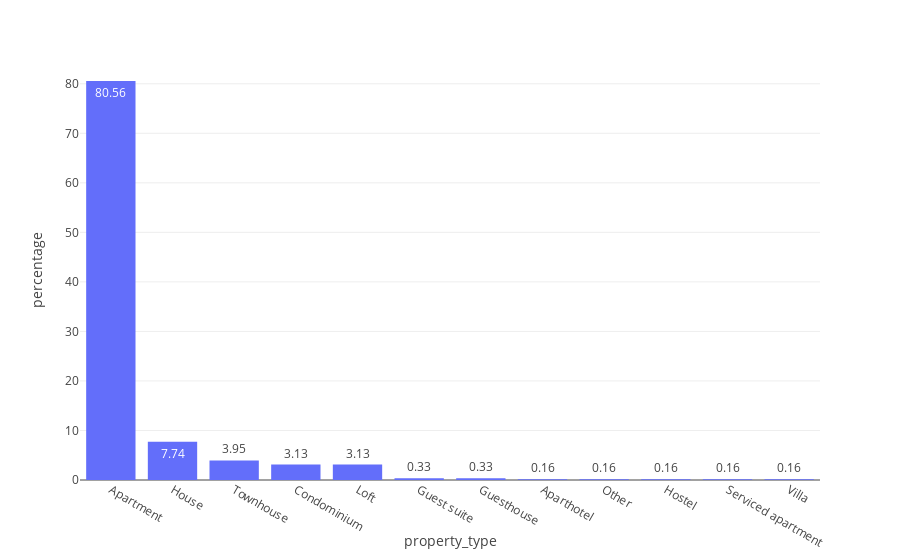

Notebook code cell kept with this figure:
### Code cell
country = 'United States'
market = 'New York'

add_data = pd.read_csv('address.csv')
add_df = pd.DataFrame(add_data)

result = add_df[(add_df['country']==country)&
                       (add_df['market']==market)]
merged_df = pd.merge(df,result, on = '_id', how = 'inner')
total_property_market = merged_df['property_type'].value_counts().to_frame().reset_index()
per_sum = total_property_market['count'].sum()
for i in range(total_property_market.shape[0]):
    total_property_market.loc[i,'percentage'] = round((total_property_market.loc[i,'count']/per_sum)*100,2)

color_sequence = px.colors.qualitative.Plotly
fig = px.bar(data_frame = total_property_market,
            x = 'property_type',
            y = 'percentage',
            hover_data = 'count',
            text = 'percentage',
            color_discrete_sequence=color_sequence
            )
fig

### Figure 1 — Plotly figure (JSON) as saved in the notebook; plotly's stock layout.template omitted (floating-point values rounded to 4 significant figures)
{"data": [{"alignmentgroup": "True", "customdata": [[489], [47], [24], [19], [19], [2], [2], [1], [1], [1], [1], [1]], "hovertemplate": "property_type=%{x}<br>percentage=%{text}<br>count=%{customdata[0]}<extra></extra>", "legendgroup": "", "marker": {"color": "#636EFA", "pattern": {"shape": ""}}, "name": "", "offsetgroup": "", "orientation": "v", "showlegend": false, "text": [80.56, 7.74, 3.95, 3.13, 3.13, 0.33, 0.33, 0.16, 0.16, 0.16, 0.16, 0.16], "textposition": "auto", "type": "bar", "x": ["Apartment", "House", "Townhouse", "Condominium", "Loft", "Guest suite", "Guesthouse", "Aparthotel", "Other", "Hostel", "Serviced apartment", "Villa"], "xaxis": "x", "y": [80.56, 7.74, 3.95, 3.13, 3.13, 0.33, 0.33, 0.16, 0.16, 0.16, 0.16, 0.16], "yaxis": "y"}], "layout": {"barmode": "relative", "legend": {"tracegroupgap": 0}, "margin": {"t": 60}, "xaxis": {"anchor": "y", "domain": [0, 1], "title": {"text": "property_type"}}, "yaxis": {"anchor": "x", "domain": [0, 1], "title": {"text": "percentage"}}}}
